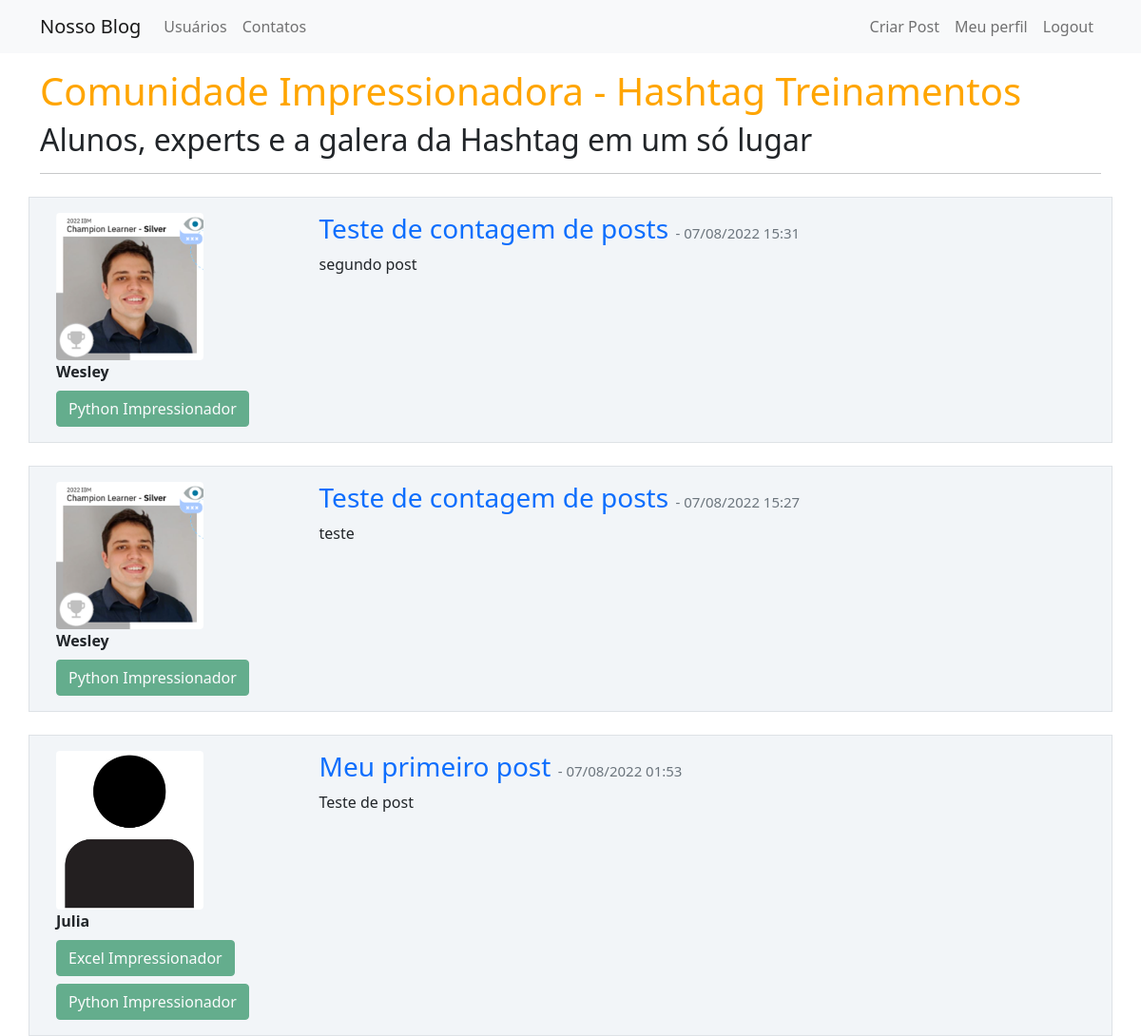
Screenshot of / (signed in) with the database file from the repository.
### comunidadeimpressionadora/models.py (models this page shows, shortened)
class Post(database.Model):
    id = database.Column(database.Integer, primary_key=True)
    titulo = database.Column(database.String, nullable=False)
    corpo = database.Column(database.Text, nullable=False)
    data_criacao = database.Column(database.DateTime, nullable=False, default=datetime.utcnow)
    id_usuario = database.Column(database.Integer, database.ForeignKey('usuario.id'), nullable=False)

class Usuario(database.Model, UserMixin):
    id = database.Column(database.Integer, primary_key=True)
    username = database.Column(database.String, nullable=False)
    email = database.Column(database.String, nullable=False, unique=True)
    senha = database.Column(database.String, nullable=False)
    foto_perfil = database.Column(database.String, default='default.jpg')
    post = database.relationship('Post', backref='autor', lazy=True)
    cursos = database.Column(database.String, nullable=False, default='Não Informado')

### comunidadeimpressionadora/routes.py (the view)
@app.route('/')
def home():
    posts = Post.query.order_by(Post.id.desc())
    return render_template('home.html', posts=posts)

### comunidadeimpressionadora/models.py (called while the page is built)
@login_manager.user_loader
def load_usuario(id_usuario):
    return Usuario.query.get(int(id_usuario))

### comunidadeimpressionadora/templates/home.html
{% extends 'base.html' %}
{% block body %}
    <div class="container mt-3">
        <h1 style="color: orange">Comunidade Impressionadora - Hashtag Treinamentos</h1>
        <h2>Alunos, experts e a galera da Hashtag em um só lugar</h2>
        <hr>
        {% for post in posts %}
            <div class="row border mt-4 p-3 meupost">
                <div class="col col-3">
                    <div class="image pe-2">
                        <img src="{{ url_for('static', filename='profile_images/{}'.format(post.autor.foto_perfil)) }}" class="rounded" width="155" >
                    </div>
                    <strong>{{ post.autor.username }}</strong>
                    <div class="row justify-content-center">
                        <div>
                            {% if post.autor.cursos %}
                                {% for curso in post.autor.cursos.split(';') %}
                                <button type="button" class="btn btn-success mt-2" disabled>{{ curso }}</button>
                                {% endfor %}
                            {% else %}
                                <p> Nenhum curso cadastrado </p>
                            {% endif %}
                        </div>
                    </div>
                </div>
                <div class="col col-9">
                    <a style="text-decoration: none;" href="{{ url_for('exibir_post', post_id=post.id) }}">
                        <h3>{{ post.titulo }}
                        <small class="text-muted" style="font-size: 15px"> - {{ post.data_criacao.strftime('%d/%m/%Y %H:%M') }}</small>
                        </h3></a>
                    <p>{{ post.corpo }}</p>
                </div>
            </div>
        {% endfor %}
    </div>
{% endblock %}

### comunidadeimpressionadora/static/main.css (style rules this page uses)
.meupost { background: #f2f5f8 !important; }

### rows the page displays
Post: foto_perfil (picture), autor.username "Wesley", titulo "Teste de contagem de posts", data_criacao "07/08/2022 15:31", corpo "segundo post"
Usuario: cursos "Python Impressionador"
Post: foto_perfil (picture), autor.username "Wesley", titulo "Teste de contagem de posts", data_criacao "07/08/2022 15:27", corpo "teste"
Post: foto_perfil (placeholder picture), autor.username "Julia", curso "Excel Impressionador" "Python Impressionador", titulo "Meu primeiro post", data_criacao "07/08/2022 01:53", corpo "Teste de post"
